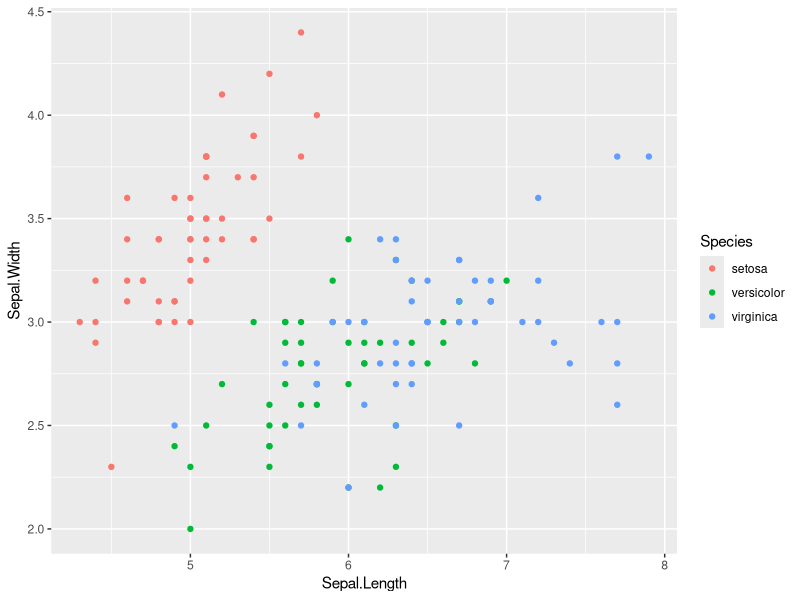
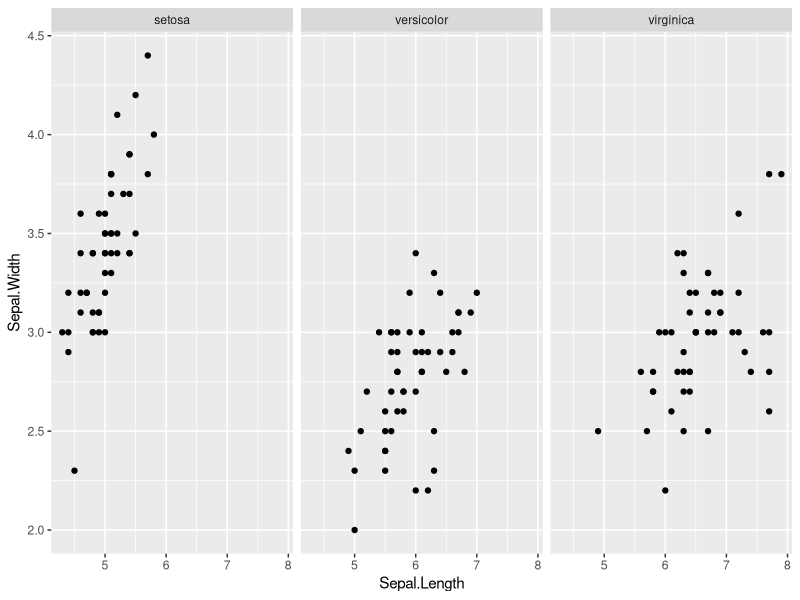
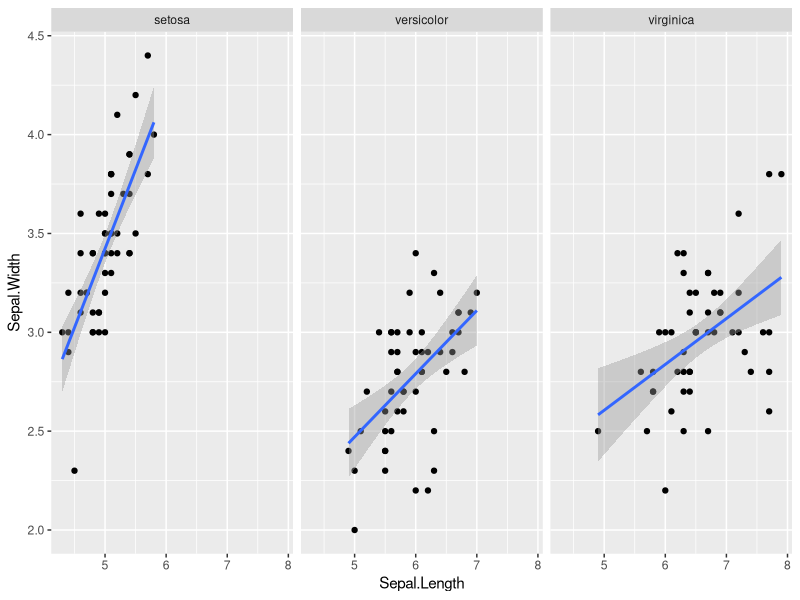

Write the R code that produced these figures, in order.
## ---- chunk 1
attach(iris)
library(ggplot2)
## ---- chunk 2
ggplot(iris,aes(Sepal.Length,Sepal.Width))+geom_point(aes(color=Species))
## ---- chunk 3
ggplot(iris, aes(Sepal.Length, Sepal.Width))+geom_point() + facet_grid(. ~ Species)
## ---- chunk 4
ggplot(iris, aes(Sepal.Length, Sepal.Width)) + geom_point()+facet_grid(. ~ Species) + stat_smooth(method = "lm")
